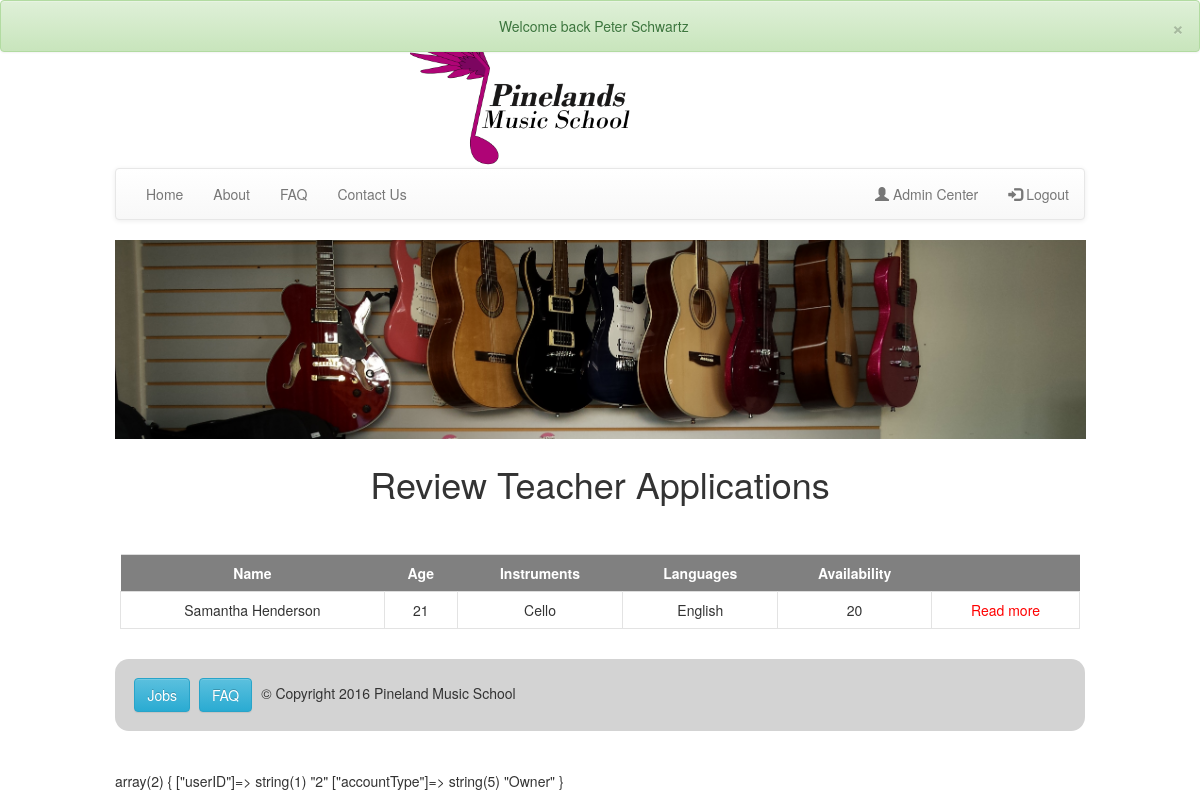
Screenshot of /pages/admin/adminReviewApplications.php (signed in) with the database file from the repository.
### tables this page shows
CREATE TABLE `applications` (
  `idapplications` int(11) NOT NULL,
  `userID` int(11) DEFAULT NULL,
  `language` varchar(200) DEFAULT NULL,
  `availability` int(11) DEFAULT NULL,
  `instrument` int(11) DEFAULT NULL,
  `fileName` varchar(300) DEFAULT NULL
);

CREATE TABLE `users` (
  `UserID` int(11) NOT NULL,
  `firstName` varchar(40) NOT NULL,
  `lastName` varchar(40) NOT NULL,
  `DOB` date NOT NULL,
  `gender` enum('Male','Female') NOT NULL,
  `facebookId` varchar(80) DEFAULT NULL,
  `email` varchar(80) NOT NULL,
  `password` varchar(64) NOT NULL,
  `salt` varchar(32) NOT NULL,
  `accountType` enum('Guest','Student','Teacher','StudentAndTeacher','Admin','Owner') NOT NULL DEFAULT 'Guest',
  `comCode` varchar(64) DEFAULT NULL,
  `parentName` varchar(100) DEFAULT NULL,
  `parentEmail` varchar(100) DEFAULT NULL
);

CREATE TABLE `instrumentnames` (
  `instrumentTypeID` int(11) NOT NULL,
  `instrumentName` varchar(50) NOT NULL
);

### pages/admin/adminReviewApplications.php (the view, shortened to what this page needs)
  <?php
    include "../../inc/connect.php";
    include "../../inc/header.php";
    include "../../inc/nav.php";
?>
<div class="content">
<div class="adminCenter">
    <h1>Review Teacher Applications</h1>
    <br>
    <br>
    <table class="table" id="myTable" class="centerTable">
      <tr><th>Name</th><th>Age</th><th>Instruments</th><th>Languages</th><th>Availability</th><th></th></tr>
<?php
        $sql = "SELECT applications.userID, users.DOB, applications.language, applications.availability, users.firstname, users.lastname, instrumentnames.instrumentname
        FROM applications INNER JOIN users ON applications.userID = users.userID
        INNER JOIN instrumentnames ON instrumentnames.instrumentTypeID = applications.instrument";
        $result = mysqli_query($con, $sql);
        while($row = mysqli_fetch_array($result))
        {
          echo '<tr>';
          $age = floor((time() - strtotime($row['DOB'])) / 31556926);
          echo '<td>'.$row['firstname'].' '.$row['lastname'].'</td>';
          echo '<td>'.$age.'</td>';
          echo '<td>'.$row['instrumentname'].'</td>';
          echo '<td>'.$row['language'].'</td>';
          echo '<td>'.$row['availability'].'</td>';
          echo '<td><a href="../admin/adminViewFullApplication.php?userID='.$row['userID'].'"><span class="changeAccess"> Read more </span></a></td>';
          echo '</tr>';
        }
?>
    </table>
</div></div>
    <?php
        include "../../inc/footer.php";
    ?>

### css/main.css (style rules this page uses)
* { box-sizing: border-box; }
body { font-size: 62.5%; margin: 0; padding: 0; }
.content { display: inline-block; vertical-align: top; padding: 5px; width: 100%; }
.adminCenter { text-align: center; }
table th { background-color: grey; color: white; text-align: center; padding: 4px 30px 4px 8px; }
table td { border: 1px solid #e3e3e3; padding: 4px 8px; min-width: 25px; }
table a { display:block; text-decoration:none; color: black; }
.changeAccess { color: red; }

### rows the page displays
applications: userID.firstName "Samantha", userID.lastName "Henderson", userID.DOB "21", instrumentnames.instrumentName "Cello", language "English", availability "20"

### other values shown
$_SESSION['success'] "Welcome back Peter Schwartz"
